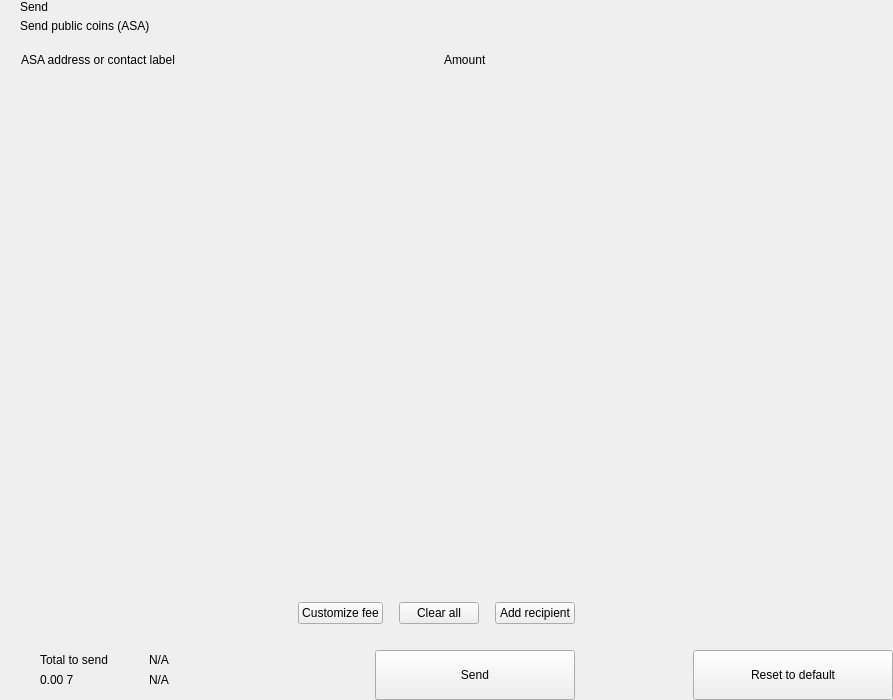
<?xml version="1.0" encoding="UTF-8"?>
<ui version="4.0">
 <class>send</class>
 <widget class="QWidget" name="send">
  <property name="geometry">
   <rect>
    <x>0</x>
    <y>0</y>
    <width>893</width>
    <height>700</height>
   </rect>
  </property>
  <property name="windowTitle">
   <string>Form</string>
  </property>
  <layout class="QHBoxLayout" name="horizontalLayout_2" stretch="2,1">
   <property name="spacing">
    <number>0</number>
   </property>
   <property name="leftMargin">
    <number>0</number>
   </property>
   <property name="topMargin">
    <number>0</number>
   </property>
   <property name="rightMargin">
    <number>0</number>
   </property>
   <property name="bottomMargin">
    <number>0</number>
   </property>
   <item>
    <widget class="QWidget" name="left" native="true">
     <layout class="QVBoxLayout" name="verticalLayout_3">
      <property name="spacing">
       <number>0</number>
      </property>
      <property name="leftMargin">
       <number>0</number>
      </property>
      <property name="topMargin">
       <number>0</number>
      </property>
      <property name="rightMargin">
       <number>0</number>
      </property>
      <property name="bottomMargin">
       <number>0</number>
      </property>
      <item>
       <layout class="QVBoxLayout" name="verticalLayout_22" stretch="0,0,0,1,0,0,0,0">
        <property name="spacing">
         <number>0</number>
        </property>
        <item>
         <layout class="QHBoxLayout" name="horizontalLayout_3">
          <property name="spacing">
           <number>0</number>
          </property>
          <property name="leftMargin">
           <number>20</number>
          </property>
          <property name="rightMargin">
           <number>20</number>
          </property>
          <item>
           <layout class="QVBoxLayout" name="verticalLayout">
            <property name="spacing">
             <number>5</number>
            </property>
            <item>
             <widget class="QLabel" name="labelTitle">
              <property name="text">
               <string>Send</string>
              </property>
              <property name="alignment">
               <set>Qt::AlignLeading|Qt::AlignLeft|Qt::AlignVCenter</set>
              </property>
             </widget>
            </item>
            <item>
             <widget class="QLabel" name="labelSubtitle1">
              <property name="text">
               <string>Send public coins (ASA)</string>
              </property>
             </widget>
            </item>
           </layout>
          </item>
          <item>
           <spacer name="horizontalSpacer">
            <property name="orientation">
             <enum>Qt::Horizontal</enum>
            </property>
            <property name="sizeHint" stdset="0">
             <size>
              <width>40</width>
              <height>20</height>
             </size>
            </property>
           </spacer>
          </item>
         </layout>
        </item>
        <item>
         <spacer name="verticalSpacer_2">
          <property name="orientation">
           <enum>Qt::Vertical</enum>
          </property>
          <property name="sizeType">
           <enum>QSizePolicy::Fixed</enum>
          </property>
          <property name="sizeHint" stdset="0">
           <size>
            <width>20</width>
            <height>20</height>
           </size>
          </property>
         </spacer>
        </item>
        <item>
         <layout class="QHBoxLayout" name="horizontalLayout" stretch="6,0,2">
          <property name="spacing">
           <number>0</number>
          </property>
          <property name="leftMargin">
           <number>10</number>
          </property>
          <property name="topMargin">
           <number>0</number>
          </property>
          <property name="rightMargin">
           <number>20</number>
          </property>
          <property name="bottomMargin">
           <number>0</number>
          </property>
          <item>
           <widget class="QLabel" name="labelSubtitleAddress">
            <property name="styleSheet">
             <string notr="true">margin-left:8px;</string>
            </property>
            <property name="text">
             <string>ASA address or contact label</string>
            </property>
           </widget>
          </item>
          <item>
           <spacer name="horizontalSpacer_3">
            <property name="orientation">
             <enum>Qt::Horizontal</enum>
            </property>
            <property name="sizeType">
             <enum>QSizePolicy::Fixed</enum>
            </property>
            <property name="sizeHint" stdset="0">
             <size>
              <width>40</width>
              <height>1</height>
             </size>
            </property>
           </spacer>
          </item>
          <item>
           <widget class="QLabel" name="labelSubtitleAmount">
            <property name="text">
             <string>Amount</string>
            </property>
           </widget>
          </item>
         </layout>
        </item>
        <item>
         <widget class="QScrollArea" name="scrollArea">
          <property name="minimumSize">
           <size>
            <width>0</width>
            <height>350</height>
           </size>
          </property>
          <property name="styleSheet">
           <string notr="true">#scrollArea {
            background:transparent;
            margin-top:10px;
}</string>
          </property>
          <property name="horizontalScrollBarPolicy">
           <enum>Qt::ScrollBarAlwaysOff</enum>
          </property>
          <property name="sizeAdjustPolicy">
           <enum>QAbstractScrollArea::AdjustIgnored</enum>
          </property>
          <property name="widgetResizable">
           <bool>true</bool>
          </property>
          <property name="alignment">
           <set>Qt::AlignLeading|Qt::AlignLeft|Qt::AlignTop</set>
          </property>
          <widget class="QWidget" name="scrollAreaWidgetContents">
           <property name="geometry">
            <rect>
             <x>0</x>
             <y>0</y>
             <width>591</width>
             <height>16</height>
            </rect>
           </property>
           <property name="sizePolicy">
            <sizepolicy hsizetype="Preferred" vsizetype="Maximum">
             <horstretch>0</horstretch>
             <verstretch>0</verstretch>
            </sizepolicy>
           </property>
           <property name="autoFillBackground">
            <bool>false</bool>
           </property>
           <property name="styleSheet">
            <string notr="true">#scrollAreaWidgetContents {
             background:transparent;
             }</string>
           </property>
           <layout class="QVBoxLayout" name="verticalLayout_7">
            <property name="spacing">
             <number>0</number>
            </property>
            <property name="sizeConstraint">
             <enum>QLayout::SetDefaultConstraint</enum>
            </property>
            <property name="leftMargin">
             <number>0</number>
            </property>
            <property name="topMargin">
             <number>0</number>
            </property>
            <property name="rightMargin">
             <number>0</number>
            </property>
            <property name="bottomMargin">
             <number>0</number>
            </property>
           </layout>
          </widget>
         </widget>
        </item>
        <item>
         <spacer name="verticalSpacer_4">
          <property name="orientation">
           <enum>Qt::Vertical</enum>
          </property>
          <property name="sizeType">
           <enum>QSizePolicy::Fixed</enum>
          </property>
          <property name="sizeHint" stdset="0">
           <size>
            <width>20</width>
            <height>20</height>
           </size>
          </property>
         </spacer>
        </item>
        <item>
         <layout class="QHBoxLayout" name="horizontalLayout_20">
          <property name="spacing">
           <number>6</number>
          </property>
          <property name="leftMargin">
           <number>20</number>
          </property>
          <property name="rightMargin">
           <number>20</number>
          </property>
          <item>
           <spacer name="horizontalSpacer_4">
            <property name="orientation">
             <enum>Qt::Horizontal</enum>
            </property>
            <property name="sizeHint" stdset="0">
             <size>
              <width>10</width>
              <height>20</height>
             </size>
            </property>
           </spacer>
          </item>
          <item>
           <widget class="QPushButton" name="pushButtonFee">
            <property name="focusPolicy">
             <enum>Qt::NoFocus</enum>
            </property>
            <property name="text">
             <string>Customize fee</string>
            </property>
           </widget>
          </item>
          <item>
           <spacer name="horizontalSpacer_11">
            <property name="orientation">
             <enum>Qt::Horizontal</enum>
            </property>
            <property name="sizeType">
             <enum>QSizePolicy::Minimum</enum>
            </property>
            <property name="sizeHint" stdset="0">
             <size>
              <width>10</width>
              <height>20</height>
             </size>
            </property>
           </spacer>
          </item>
          <item>
           <widget class="QPushButton" name="pushButtonClear">
            <property name="focusPolicy">
             <enum>Qt::NoFocus</enum>
            </property>
            <property name="layoutDirection">
             <enum>Qt::RightToLeft</enum>
            </property>
            <property name="text">
             <string>Clear all</string>
            </property>
           </widget>
          </item>
          <item>
           <spacer name="horizontalSpacer_6">
            <property name="orientation">
             <enum>Qt::Horizontal</enum>
            </property>
            <property name="sizeType">
             <enum>QSizePolicy::Fixed</enum>
            </property>
            <property name="sizeHint" stdset="0">
             <size>
              <width>10</width>
              <height>20</height>
             </size>
            </property>
           </spacer>
          </item>
          <item>
           <widget class="QPushButton" name="pushButtonAddRecipient">
            <property name="focusPolicy">
             <enum>Qt::NoFocus</enum>
            </property>
            <property name="text">
             <string>Add recipient</string>
            </property>
           </widget>
          </item>
         </layout>
        </item>
        <item>
         <spacer name="verticalSpacer">
          <property name="orientation">
           <enum>Qt::Vertical</enum>
          </property>
          <property name="sizeType">
           <enum>QSizePolicy::Fixed</enum>
          </property>
          <property name="sizeHint" stdset="0">
           <size>
            <width>20</width>
            <height>16</height>
           </size>
          </property>
         </spacer>
        </item>
        <item>
         <layout class="QHBoxLayout" name="horizontalLayout_7">
          <property name="rightMargin">
           <number>20</number>
          </property>
          <item>
           <layout class="QHBoxLayout" name="horizontalLayout_10">
            <property name="spacing">
             <number>0</number>
            </property>
            <property name="leftMargin">
             <number>8</number>
            </property>
            <item>
             <widget class="QStackedWidget" name="stackedWidget">
              <property name="minimumSize">
               <size>
                <width>0</width>
                <height>60</height>
               </size>
              </property>
              <property name="maximumSize">
               <size>
                <width>16777215</width>
                <height>60</height>
               </size>
              </property>
              <widget class="QWidget" name="page1">
               <layout class="QVBoxLayout" name="verticalLayout_71" stretch="0">
                <property name="spacing">
                 <number>6</number>
                </property>
                <property name="leftMargin">
                 <number>12</number>
                </property>
                <property name="topMargin">
                 <number>0</number>
                </property>
                <property name="rightMargin">
                 <number>0</number>
                </property>
                <property name="bottomMargin">
                 <number>0</number>
                </property>
                <item>
                 <widget class="QWidget" name="coinWidget" native="true">
                  <property name="minimumSize">
                   <size>
                    <width>0</width>
                    <height>60</height>
                   </size>
                  </property>
                  <property name="maximumSize">
                   <size>
                    <width>16777215</width>
                    <height>60</height>
                   </size>
                  </property>
                  <layout class="QHBoxLayout" name="horizontalLayout_9">
                   <property name="spacing">
                    <number>0</number>
                   </property>
                   <property name="leftMargin">
                    <number>20</number>
                   </property>
                   <property name="topMargin">
                    <number>10</number>
                   </property>
                   <property name="rightMargin">
                    <number>20</number>
                   </property>
                   <property name="bottomMargin">
                    <number>10</number>
                   </property>
                   <item>
                    <layout class="QVBoxLayout" name="verticalSend">
                     <property name="spacing">
                      <number>0</number>
                     </property>
                     <item>
                      <widget class="QLabel" name="labelTitleTotalSend">
                       <property name="text">
                        <string>Total to send</string>
                       </property>
                      </widget>
                     </item>
                     <item>
                      <widget class="QLabel" name="labelAmountSend">
                       <property name="text">
                        <string notr="true">0.00 7</string>
                       </property>
                      </widget>
                     </item>
                    </layout>
                   </item>
                   <item>
                    <spacer name="horizontalSpacer_9">
                     <property name="orientation">
                      <enum>Qt::Horizontal</enum>
                     </property>
                     <property name="sizeType">
                      <enum>QSizePolicy::Fixed</enum>
                     </property>
                     <property name="sizeHint" stdset="0">
                      <size>
                       <width>20</width>
                       <height>20</height>
                      </size>
                     </property>
                    </spacer>
                   </item>
                   <item>
                    <widget class="QLabel" name="labelLine">
                     <property name="minimumSize">
                      <size>
                       <width>1</width>
                       <height>0</height>
                      </size>
                     </property>
                     <property name="maximumSize">
                      <size>
                       <width>1</width>
                       <height>16777215</height>
                      </size>
                     </property>
                     <property name="text">
                      <string/>
                     </property>
                    </widget>
                   </item>
                   <item>
                    <spacer name="horizontalSpacer_10">
                     <property name="orientation">
                      <enum>Qt::Horizontal</enum>
                     </property>
                     <property name="sizeType">
                      <enum>QSizePolicy::Fixed</enum>
                     </property>
                     <property name="sizeHint" stdset="0">
                      <size>
                       <width>20</width>
                       <height>20</height>
                      </size>
                     </property>
                    </spacer>
                   </item>
                   <item>
                    <layout class="QVBoxLayout" name="verticalRemaining">
                     <property name="spacing">
                      <number>0</number>
                     </property>
                     <item>
                      <widget class="QLabel" name="labelTitleTotalRemaining">
                       <property name="text">
                        <string notr="true">N/A</string>
                       </property>
                      </widget>
                     </item>
                     <item>
                      <widget class="QLabel" name="labelAmountRemaining">
                       <property name="text">
                        <string notr="true">N/A</string>
                       </property>
                      </widget>
                     </item>
                    </layout>
                   </item>
                  </layout>
                 </widget>
                </item>
               </layout>
              </widget>
              <widget class="QWidget" name="page_2"/>
             </widget>
            </item>
           </layout>
          </item>
          <item>
           <spacer name="horizontalSpacer_5">
            <property name="orientation">
             <enum>Qt::Horizontal</enum>
            </property>
            <property name="sizeType">
             <enum>QSizePolicy::Expanding</enum>
            </property>
            <property name="sizeHint" stdset="0">
             <size>
              <width>40</width>
              <height>20</height>
             </size>
            </property>
           </spacer>
          </item>
          <item alignment="Qt::AlignBottom">
           <widget class="QPushButton" name="pushButtonSave">
            <property name="minimumSize">
             <size>
              <width>200</width>
              <height>50</height>
             </size>
            </property>
            <property name="maximumSize">
             <size>
              <width>200</width>
              <height>50</height>
             </size>
            </property>
            <property name="focusPolicy">
             <enum>Qt::NoFocus</enum>
            </property>
            <property name="text">
             <string>Send</string>
            </property>
           </widget>
          </item>
         </layout>
        </item>
       </layout>
      </item>
     </layout>
    </widget>
   </item>
   <item>
    <widget class="QWidget" name="right" native="true">
     <layout class="QVBoxLayout" name="verticalLayout_5">
      <property name="leftMargin">
       <number>0</number>
      </property>
      <property name="topMargin">
       <number>0</number>
      </property>
      <property name="rightMargin">
       <number>0</number>
      </property>
      <property name="bottomMargin">
       <number>0</number>
      </property>
      <item>
       <layout class="QVBoxLayout" name="verticalLayout_4">
        <property name="spacing">
         <number>6</number>
        </property>
        <item>
         <widget class="OptionButton" name="btnCoinControl" native="true">
          <property name="minimumSize">
           <size>
            <width>0</width>
            <height>50</height>
           </size>
          </property>
         </widget>
        </item>
        <item>
         <widget class="OptionButton" name="btnChangeAddress" native="true">
          <property name="minimumSize">
           <size>
            <width>0</width>
            <height>50</height>
           </size>
          </property>
         </widget>
        </item>
        <item>
         <widget class="OptionButton" name="btnUri" native="true">
          <property name="minimumSize">
           <size>
            <width>0</width>
            <height>50</height>
           </size>
          </property>
         </widget>
        </item>
        <item>
         <spacer name="verticalSpacer_5">
          <property name="orientation">
           <enum>Qt::Vertical</enum>
          </property>
          <property name="sizeHint" stdset="0">
           <size>
            <width>20</width>
            <height>40</height>
           </size>
          </property>
         </spacer>
        </item>
        <item>
         <layout class="QHBoxLayout" name="horizontalLayout_8">
          <item>
           <spacer name="horizontalSpacer_7">
            <property name="orientation">
             <enum>Qt::Horizontal</enum>
            </property>
            <property name="sizeHint" stdset="0">
             <size>
              <width>40</width>
              <height>20</height>
             </size>
            </property>
           </spacer>
          </item>
          <item>
           <widget class="QPushButton" name="pushButtonReset">
            <property name="minimumSize">
             <size>
              <width>200</width>
              <height>50</height>
             </size>
            </property>
            <property name="maximumSize">
             <size>
              <width>200</width>
              <height>50</height>
             </size>
            </property>
            <property name="focusPolicy">
             <enum>Qt::NoFocus</enum>
            </property>
            <property name="text">
             <string>Reset to default</string>
            </property>
           </widget>
          </item>
         </layout>
        </item>
       </layout>
      </item>
     </layout>
    </widget>
   </item>
  </layout>
 </widget>
 <customwidgets>
  <customwidget>
   <class>OptionButton</class>
   <extends>QWidget</extends>
   <header>qt/asacoin/optionbutton.h</header>
   <container>1</container>
  </customwidget>
 </customwidgets>
 <resources/>
 <connections/>
</ui>
